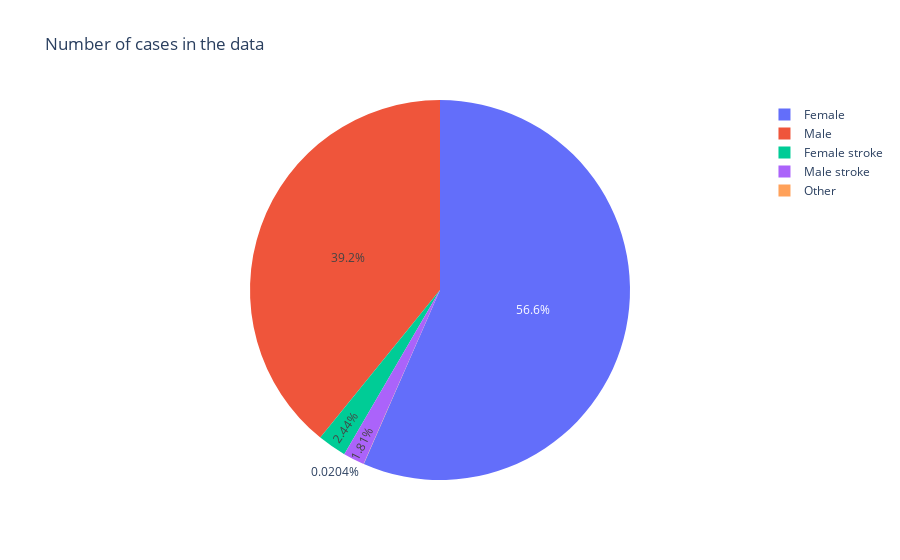

Notebook source saved alongside this figure:
### Code cell
fig = px.pie(df_cantidad, values='gender', names='label', title='Number of cases in the data')
fig.show()

### Figure 1 — Plotly figure (JSON) as saved in the notebook; plotly's stock layout.template omitted (floating-point values rounded to 4 significant figures)
{"data": [{"domain": {"x": [0, 1], "y": [0, 1]}, "hovertemplate": "label=%{label}<br>gender=%{value}<extra></extra>", "labels": ["Female stroke", "Male stroke", "Female", "Male", "Other"], "legendgroup": "", "name": "", "showlegend": true, "type": "pie", "values": [120, 89, 2777, 1922, 1]}], "layout": {"legend": {"tracegroupgap": 0}, "title": {"text": "Number of cases in the data"}}}
